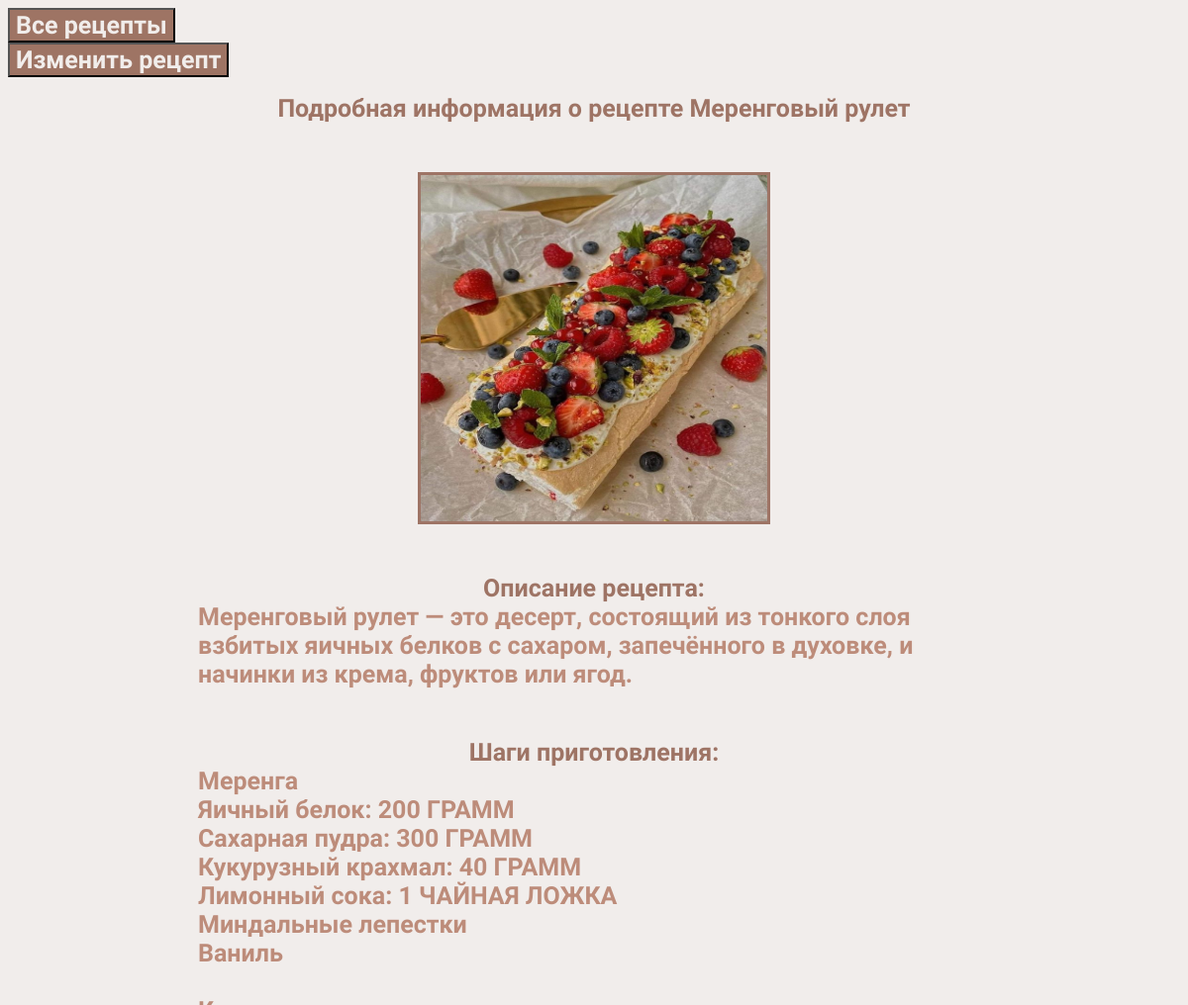
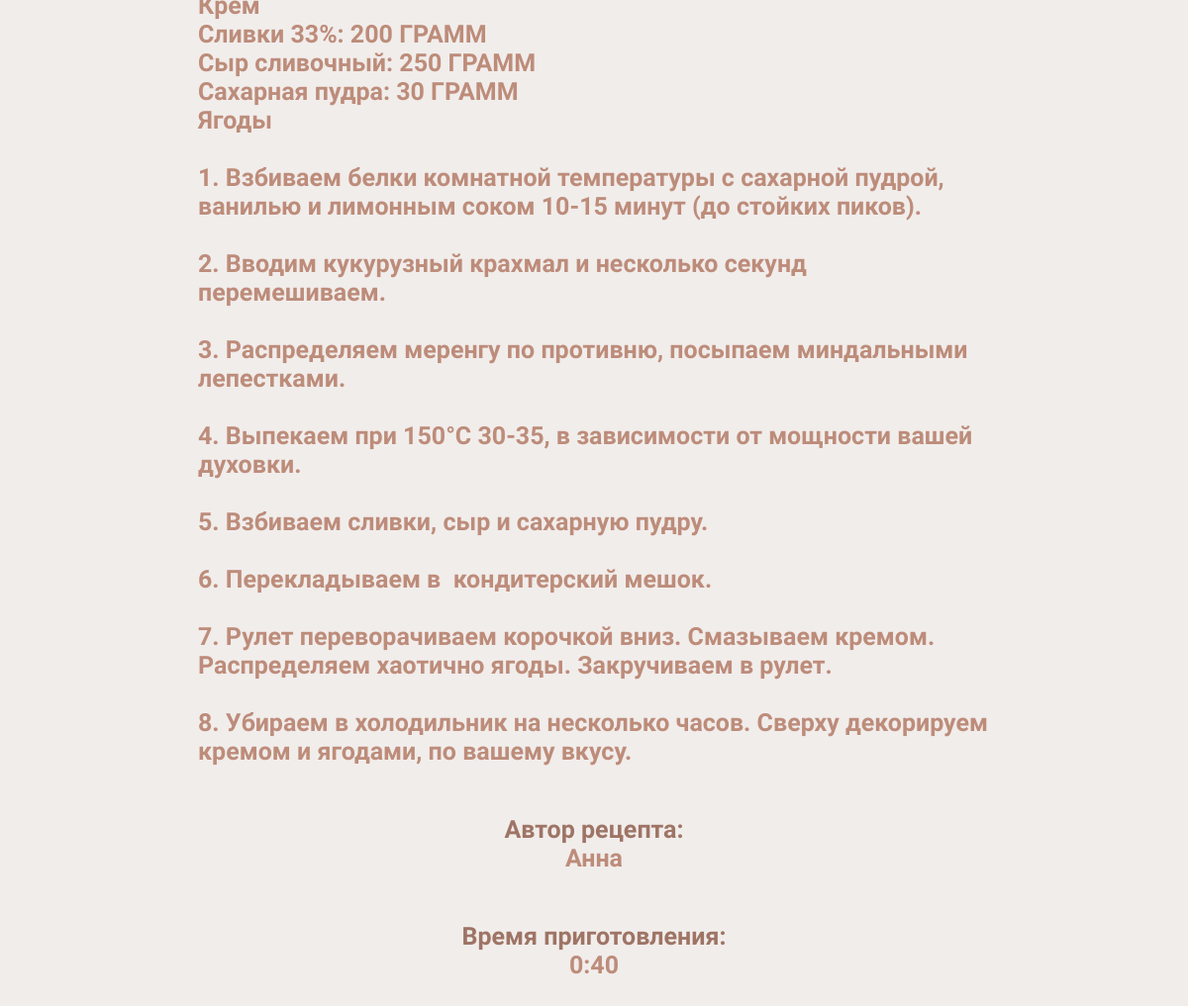
/receipt_details/20, run on the app's committed database (2 pictures, top to bottom).
### main/models.py (models this page shows, shortened)
class Receipt(models.Model):
    name = models.CharField(max_length=30, verbose_name="Название")
    description = models.TextField(blank=True, verbose_name="Описание")
    cooking_steps = models.TextField(verbose_name="Шаги приготовления")
    cooking_time = models.TimeField(null=True, verbose_name="Время приготовления")
    image = models.ImageField(upload_to='static/image_from_client',
                              null=True,
                              blank=True,
                              verbose_name="Изображение")
    author = models.CharField(max_length=50, null=False, verbose_name="Автор")
    user_created = models.ForeignKey(User, on_delete=models.CASCADE, blank=True)

### main/views.py (the view)
# urls.py: path("receipt_details/<int:pk>", DetailReceiptDetailsView.as_view(), name="receipt_details"),
class DetailReceiptDetailsView(DetailView):
    template_name = "main/receipt-details.html"
    model = Receipt
    context_object_name = "receipts"

### main/templates/main/receipt-details.html (shortened to what this page needs)
{% extends "main/index.html" %}
{% block body %}
    <div><button class="button"><a href="{% url "main:home_page" %}">Все рецепты</a></button></div>
    <div><button class="button"><a href="{% url "main:update_receipt" pk=object.pk %}">Изменить рецепт</a></button></div>
    <div>
        <h1 class="detail-h1 header">Подробная информация о рецепте {{ receipts.name }}</h1>
        <div class="detail-full-info">
            {% if receipts.image.url != ""  %}
            <img src="{{ receipts.image.url }}" alt="{{ receipts.name }}" class="img-detail">
            {% else %}
            Изображение отсутствует
            {% endif %}
        </div>
        <div class="detail-full-info">
            <span class="detail-title">Описание рецепта: </span>{{ receipts.description }}
        </div>
        <div class="detail-full-info">
            <span class="detail-title">Шаги приготовления: </span> <span class="steps">{{ receipts.cooking_steps }}</span>
        </div>
        <div class="detail-full-info">
            <span class="detail-title">Автор рецепта: </span> {{ receipts.author }}
        </div>
        <div class="detail-full-info">
            <span class="detail-title">Время приготовления: </span> <time>{{ receipts.cooking_time }}</time>
        </div>
    </div>
{% endblock %}

### main/static/css/style.css (style rules this page uses)
* { font-family: "Amatic SC", serif; font-weight: 700; font-style: normal; font-size: 25px; }
body { color: #bd8c7a; background: #f1edeb; }
img { height: 450px; width: 600px; }
a, a:visited, a:hover, a:active { text-decoration: none; color: #9e7465; }
.button > a { color: #f1edeb; }
.button { background: #9e7464; }
.detail-h1 { display: flex; justify-content: center; }
.detail-full-info { height: 100%; display: flex; flex-direction: column; max-width: 800px; margin: 50px auto; align-items: center; }
.detail-title { color: #9e7465; font-weight: bold; }
.steps { white-space: pre-wrap; }
.img-detail { display: flex; height: 350px; width: 350px; border: #9e7465 solid 3px; }
.header { color: #9e7465; }

### data on the page
Receipt: name "Меренговый рулет", image (picture), description "Меренговый рулет — это десерт, состоящий из тонкого слоя взбитых яичных белков с сахаром, запечённого в духовке, и начинки из крема, фруктов или ягод.", cooking_steps "Меренга Яичный белок: 200 ГРАММ Сахарная пудра: 300 ГРАММ Кукурузный крахмал: 40 ГРАММ Лимонный сока: 1 ЧАЙНАЯ ЛОЖКА Миндальные лепестки Ваниль Крем Сливки 33%: 200 ГРАММ Сыр сливочный: 250 ГРАММ Сахарная пудра: 30 ГРАММ Ягоды 1. Взбиваем белки комнатной температуры с сахарной пудрой, ванилью и лимонным соком 10-15 минут (до стойких пиков). 2. Вводим кукурузный крахмал и несколько секунд перемешиваем. 3. Распределяем меренгу по противню, посыпаем миндальными лепестками. 4. Выпекаем при 150°С 30-35, в зависимости от мощности вашей духовки. 5. Взбиваем сливки, сыр и сахарную пудру. 6. Перекладываем в кондитерский мешок. 7. Рулет переворачиваем корочкой вниз. Смазываем кремом. Распределяем…", author "Анна", cooking_time "0:40"
